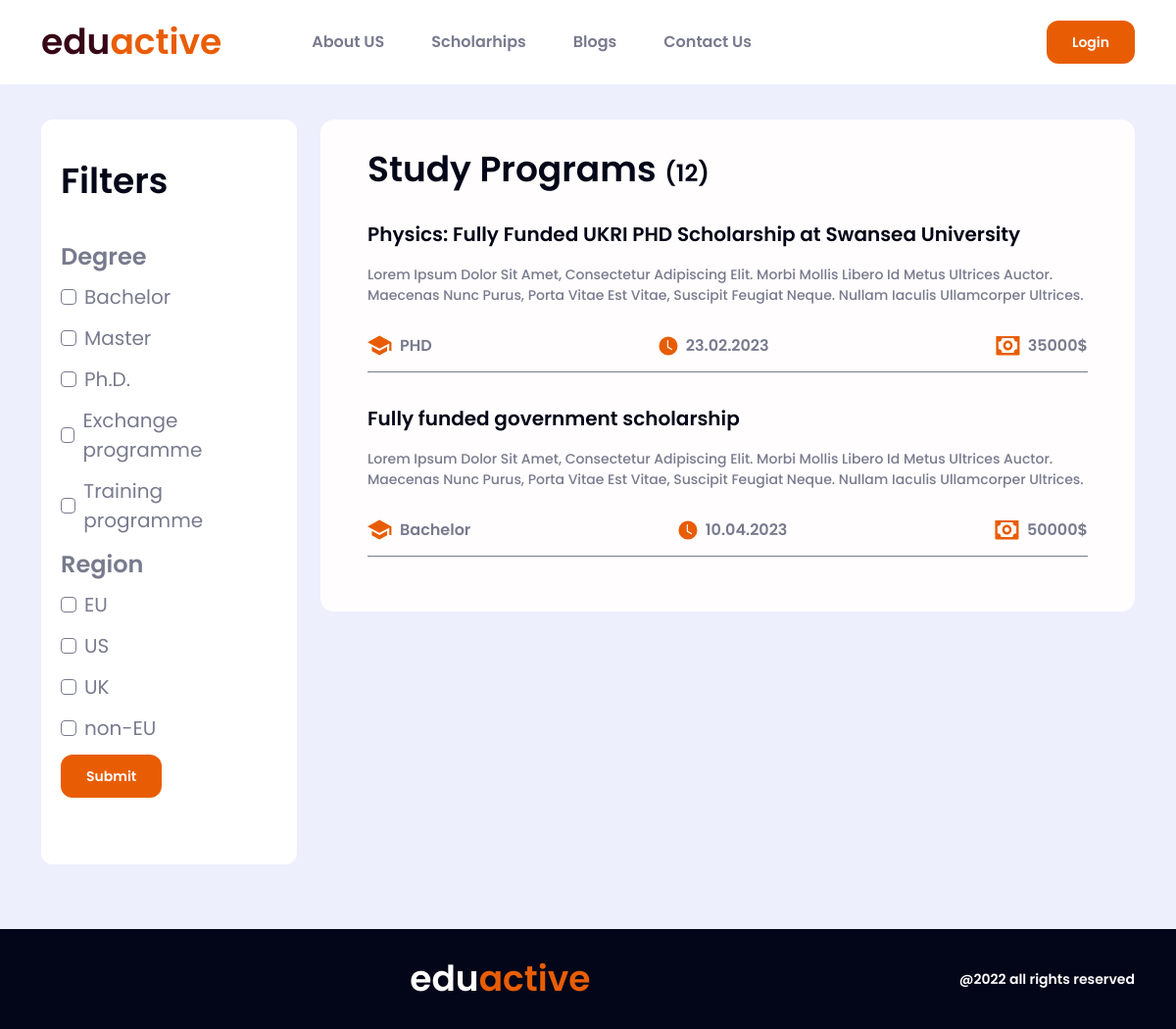
Screenshot of /pages/scholarships with the database file from the repository.
### pages/models.py (models this page shows, shortened)
class Scholarship(models.Model):
    region = models.CharField(max_length=50, blank=True, null=True,choices=REGION_CHOICES)
    country = models.CharField(max_length=50)
    degree = models.CharField(max_length=50)
    amount = models.CharField(max_length=50)
    name = models.CharField(max_length=250)
    description = models.TextField()
    eligibity = models.TextField()
    benefits = models.TextField()
    link = models.CharField(max_length=300)
    dedline = models.CharField(max_length=50,blank=True,null=True)

### pages/views.py (the view)
# urls.py: path('scholarships', scholarships, name='scholarships'),
def scholarships(request):
    scholarships = Scholarship.objects.all()
    filter_scholarship = ListingFiLtersScholarship(request.GET, queryset=scholarships)
    context = {
        'scholarships': scholarships,
        'filter_scholarship':filter_scholarship
    }
    return render(request, 'scholarships.html',context)

### templates/scholarships.html (shortened to what this page needs)
{% extends 'base.html' %}
{% load static %}
{% block main %}
    <div class="dummy-height"></div>
<main class="sections">
  <section class="scholarship">
    <div class="container">
      <div class="scholarship-wrapper">
        <div class="row">
          <div class="col-12 col-lg-4 col-xl-3">
            <div class="scholarship-filter">
              <div class="filter-heading">Filters</div>
              <div class="all-filters">
                <div class="degree-filter filterization">
                  <form method='GET'>
                    <span class="filter-title">Degree</span>
                    {% for degree in filter_scholarship.form.degree %}
                    <div class="form-check d-flex align-items-center">
                        {{degree.tag}}
                        <label class="form-check-label" for="{{degree.id_for_label}}">{{degree.choice_label}}
                        </label>
                    </div>
                    {% endfor %}
                    <span class="filter-title">Region</span>
                    {% for  region in filter_scholarship.form.region  %}
                    <div class="form-check d-flex align-items-center">
                      {{region.tag}}
                      <label class="form-check-label" for="{{region.id_for_label}}">{{region.choice_label}}
                      </label>
                    </div>
                    {% endfor %}
                    <button class="cs-btn login-link" type='submit'>Submit</button>
                  </form>
                </div>
              </div>
            </div>
          </div>
          <div class="col-12 col-lg-8 col-xl-9">
            <div class="study-program-wrapper overflow-hidden position-relative">
              <div class="study-programs">
                    <div class="study-programs-heading">
                      Study Programs <span>(12)</span>
                    </div>
                    <div class="study-programs-list">
                      {% for scholarship in filter_scholarship.qs %}
                      <a class="text-decoration-none" href="{%url 'scholarship_detail' scholarship.id%}">
                        <div class="study-program-list-item">
                          <h4 class="program-title">
                            {{scholarship.name}}
                          </h4>
                          <p class="program-desc">
                            {{scholarship.description}}
                          </p>
                          <div
                            class="program-details d-flex align-items-center justify-content-between flex-wrap"
                          >
                            <div class="program-degree d-flex align-items-center">
                              <img
                                src="{% static 'assets/css/icons/others/degree.svg' %}"
                                alt="Program Degree"
                              />
                              <span>{{scholarship.degree}}</span>
                            </div>
                            <div class="program-time d-flex align-items-center">
                              <img
                                src="{% static 'assets/css/icons/others/time.svg' %}"
                                alt="Program Degree"
                              />
                              <span>{{scholarship.dedline}}</span>
                            </div>
                            <div class="program-money d-flex align-items-center">
                              <img
                                src="{% static 'assets/css/icons/others/money.svg' %}"
                                alt="Program Degree"
                              />
                              <span>{{scholarship.amount}}</span>
                            </div>
                          </div>
                        </div>
                      {% endfor %}
                    </div>
              </div>
            </div>
          </div>
        </div>
      </div>
    </div>
  </section>
</main>
{% endblock main %}

### static/assets/css/styles.css (style rules this page uses)
:root { --eduactive-color-1: #370617; --eduactive-color-2: #e85d04; --black: #020618; --gray-soft: #edeffd; --gray: #787b8e; --gray-2: #424349; --gray-3: #3c373a; --gray-4: #292a2f; --white: #fffdfd; --white-2: #fbfbfd; --system-right: #138610; --system-wrong: #e01515; --system-wrong-2: #d00000; --system-issue: #ffba08; --transition: all 300ms ease-out; }
body { background: var(--white); }
.cs-btn { border: 2px solid transparent; border-radius: 12px; padding: 8px 24px; font: 14px Poppins-SemiBold; line-height: 24px; text-align: center; background-color: var(--eduactive-color-2); color: var(--white); transition: var(--transition); cursor: pointer; text-decoration: none; }
.dummy-height { height: 86px; }
.scholarship { padding: 36px 0 50px 0; background-color: var(--gray-soft); min-height: 90vh; }
.scholarship-filter { background: #ffffff; border-radius: 12px; padding: 36px 20px; margin-bottom: 16px; }
.filter-heading { font: 36px Poppins-SemiBold; line-height: 54px; color: var(--black); margin-bottom: 32px; }
.filter-title { font: 24px Poppins-SemiBold; line-height: 36px; color: var(--gray); display: inline-block; margin-bottom: 8px; }
.all-filters .filterization { margin-bottom: 32px; }
.all-filters .form-check { margin-bottom: 12px; }
.all-filters .form-check-input { margin-top: 0; cursor: pointer; border: 1px solid #787b8e; border-radius: 4px; transition: var(--transition); }
.all-filters .form-check-label { cursor: pointer; padding-left: 8px; font: 20px Poppins-Regular; line-height: 30px; color: var(--gray); transition: var(--transition); }
.study-programs { background: #fffdfd; border-radius: 14px; padding: 24px 48px; overflow: hidden; }
.study-programs-heading { font: 36px Poppins-SemiBold; line-height: 54px; color: var(--black); text-transform: capitalize; margin-bottom: 24px; }
.study-programs-heading span { color: inherit; font: 24px Poppins-SemiBold; line-height: 36px; }
.study-program-list-item { margin-bottom: 32px; border-bottom: 1px solid #787b8e; padding-bottom: 16px; }
.program-title { font: 20px Poppins-SemiBold; line-height: 30px; color: var(--black); padding: 0; margin-bottom: 16px; text-overflow: ellipsis; white-space: nowrap; overflow: hidden; }
.program-desc { font: 14px Poppins-Medium; line-height: 21px; color: var(--gray); margin: 0 0 32px 0; padding: 0; height: 40px; overflow: hidden; text-overflow: ellipsis; -webkit-line-clamp: 2; -webkit-box-orient: block-axis; display: webkit-box; }
.program-degree span { font: 16px Poppins-SemiBold; line-height: 20px; color: var(--gray); padding-left: 8px; }
.program-degree img { width: 25px; height: 21px; -o-object-fit: cover; object-fit: cover; }
.program-time span { font: 16px Poppins-SemiBold; line-height: 20px; color: var(--gray); padding-left: 8px; }
.program-time img { width: 20px; height: 20px; -o-object-fit: cover; object-fit: cover; }
.program-money span { font: 16px Poppins-SemiBold; line-height: 20px; color: var(--gray); padding-left: 8px; }
.program-money img { width: 25px; height: 20px; -o-object-fit: cover; object-fit: cover; }

### rows the page displays
Scholarship: name "Physics: Fully Funded UKRI PHD Scholarship at Swansea University", description "Lorem Ipsum Dolor Sit Amet, Consectetur Adipiscing Elit. Morbi Mollis Libero Id Metus Ultrices Auctor. Maecenas Nunc Purus, Porta Vitae Est Vitae, Suscipit Feugiat Neque. Nullam Iaculis Ullamcorper…", degree "PHD", dedline "23.02.2023", amount "35000$"
Scholarship: name "Fully funded government scholarship", description "Lorem Ipsum Dolor Sit Amet, Consectetur Adipiscing Elit. Morbi Mollis Libero Id Metus Ultrices Auctor. Maecenas Nunc Purus, Porta Vitae Est Vitae, Suscipit Feugiat Neque. Nullam Iaculis Ullamcorper…", degree "Bachelor", dedline "10.04.2023", amount "50000$"

### other values shown
{{ degree.choice_label }} "Bachelor" "Master" "Ph.D." "Exchange programme" "Training programme"
{{ region.choice_label }} "EU" "US" "UK" "non-EU"
